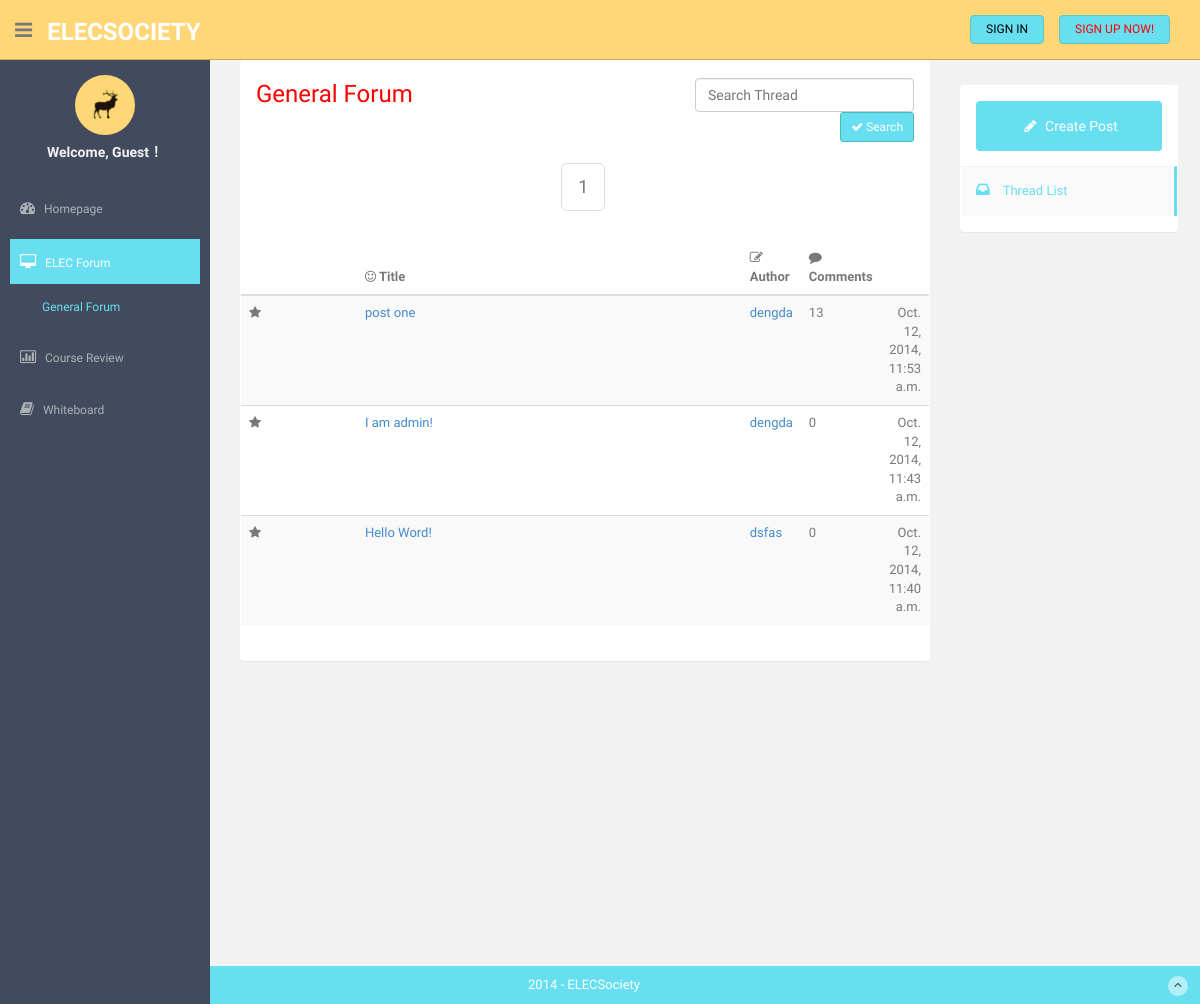
Page /general_thread_list/ on the committed database.
### forumapp/models.py (models this page shows, shortened)
class Thread(models.Model):
    is_intrash = models.BooleanField(default=False) # true or false
    title = models.CharField(max_length=50)
    replies = models.IntegerField(default=0)
    views = models.IntegerField(default=0)
    author = models.ForeignKey(User)
    category = models.ManyToManyField(Category, blank=True)
    like = models.IntegerField(default = 0) # .. same as facebook "like" counter
    content = models.TextField()
    lastpost = models.DateTimeField(auto_now=True)
    update_time = models.DateTimeField(auto_now=True)
    publish_time = models.DateTimeField(auto_now_add=True)
    def __unicode__(self):
        return u'%s %s %s' % (self.title, self.author, self.publish_time)

### forumapp/views.py (the view)
# urls.py: url(r'^general_thread_list/$',views.thread_list,name = 'thread_list'),
def thread_list(request):
    after_range_num = 5
    bevor_range_num = 4
    try:
        page = int(request.GET.get("page",1))
        print('page----->',page)
        if page < 1:
            page = 1
    except ValueError:
        page = 1
    info = Thread.objects.filter(is_intrash=False).order_by('-publish_time').all()
    paginator = Paginator(info,16)
    try:
        articleList = paginator.page(page)
    except(EmptyPage,InvalidPage,PageNotAnInteger):
        articleList = paginator.page(1)
    print('articleList---->',articleList.object_list)
    if page >= after_range_num:
        page_range = paginator.page_range[page-after_range_num:page+bevor_range_num]
    else:
        page_range = paginator.page_range[0:int(page)+bevor_range_num]
    return render_to_response("general_thread_list.html",locals(),context_instance=RequestContext(request))

### forumapp/templates/general_thread_list.html (shortened to what this page needs)
{% extends "forum_base.html" %}
 {% block sidebar %}
                  <li class="mt">
                      <a id="nav_homepage"  href="/">
                          <i class="fa fa-dashboard"></i>
                          <span>Homepage</span>
                      </a>
                  </li>
                  <li class="sub-menu">
                      <a href="javascript:;" class="active">
                          <i class="fa fa-desktop"></i>
                          <span>ELEC Forum</span>
                      </a>
                      <ul class="sub">
                          <li class="active"><a  href="/general_thread_list">General Forum</a></li>
                      </ul>
                  </li>
                  <li class="sub-menu">
                      <a href="javascript:;" >
                          <i class="fa fa-bar-chart-o"></i>
                          <span>Course Review</span>
                      </a>
                  </li>
                  <li class="sub-menu">
                      <a href="/whiteboard/" >
                          <i class="fa fa-book"></i>
                          <span>Whiteboard</span>
                      </a>
                  </li>
   {% endblock %}
 {% block threadlist %}
    <ul class="nav nav-pills nav-stacked mail-nav">
                            <li class="active"><a href="#"> <i class="fa fa-inbox"></i> Thread List  </a></li>
                           {% endblock %}
  {% block content %}
            <div class="col-sm-9">
                <section class="panel">
                    <header class="panel-heading wht-bg">
                       <h4 class="gen-case" style="color:red;">General Forum
                        <form  class="pull-right mail-src-position" action="/search/" role="form" method="GET" >
                            <div class="input-append">
                                <input type="text" class="form-control " placeholder="Search Thread" name="search">
                            </div>
                            <button class="pull-right btn btn-theme btn-sm" type="submit"><i class="fa fa-check"></i> Search</button>
                        </form>
                       </h4>
                    </header>
                    <div class="panel-body minimal">
                        <div class="mail-option">
                              <div style="text-align: center;">
                                <ul class="pagination pagination-lg">
                                {% for p in page_range %}
                                    {% ifequal p articleList.number %}
                                     <li class="disabled"><a href="#">{{p}}</a></li>
                                    {% else %}
                                        <li><a href="?page={{p}}" title="Page:{{p}}">{{p}}</a></li>
                                    {% endifequal %}
                                {% endfor %}
                            </ul>
                        </div>
                        </div>
                        <div class="table-inbox-wrap ">
                            <table class="table table-striped table-advance table-hover">
                              <thead>
                              <tr>
                                  <th></th>
                                  <th><i class="fa fa-smile-o" width = "100"></i> Title</th>
                                  <th><i class="fa fa-edit"></i> Author</th>
                                  <th><i class=" fa fa-comment"></i> Comments</th>
                                  <th></th>
                              </tr>
                              </thead>
                        <tbody>
{% if info %}
  {% for article in articleList.object_list %}
                            <tr class="unread">
                            <td class="inbox-small-cells" width="120"><i class="fa fa-star"></i></td>
                            <td class="view-message " width="400" ><a href="/general_thread_list/{{ article.id }}/">
                             {{ article.title }}</a></td>
                            <td ><a href="/profile/{{article.author.id}}">
                              {{ article.author }}</a></td>
                             <td>{{ article.replies }}</td>
                            <td class="view-message  text-right" >{{ article.lastpost }}</td>
                        </tr>
  {% endfor %}
{% else %}
  <p>Sorry, no posts.</p>
{% endif %}
                        </tbody>
                        </table>
                        </div>
                    </div>
                </section>
            </div>
  {% endblock %}

### forumapp/static/assets/css/style.css (style rules this page uses)
body { color: #797979; background: #f2f2f2; font-family: 'Ruda', sans-serif; padding: 0px !important; margin: 0px !important; font-size:13px; }
ul li { list-style: none; }
a, a:hover, a:focus { text-decoration: none; outline: none; }
.btn-theme { color: #fff; background-color: #68dff0; border-color: #48bcb4; }
.mt { margin-top: 25px; }
#sidebar ul li { position: relative; }
#sidebar .sub-menu > .sub li { padding-left: 32px; }
#sidebar .sub-menu > .sub li:last-child { padding-bottom: 10px; }
ul.sidebar-menu , ul.sidebar-menu li ul.sub { margin: -2px 0 0; padding: 0; }
#sidebar > ul > li > ul.sub { display: none; }
#sidebar > ul > li.active > ul.sub, #sidebar > ul > li > ul.sub > li > a { display: block; }
ul.sidebar-menu li ul.sub li { background: #424a5d; margin-bottom: 0; margin-left: 0; margin-right: 0; }
ul.sidebar-menu li ul.sub li:last-child { border-radius: 0 0 4px 4px; -webkit-border-radius: 0 0 4px 4px; }
ul.sidebar-menu li ul.sub li a { font-size: 12px; padding: 6px 0; line-height: 35px; height: 35px; -webkit-transition: all 0.3s ease; -moz-transition: all 0.3s ease; -o-transition: all 0.3s ease; -ms-transition: all 0.3s ease; transition: all 0.3s ease; color: #aeb2b7; }
ul.sidebar-menu li ul.sub li.active a { color: #68dff0; -webkit-transition: all 0.3s ease; -moz-transition: all 0.3s ease; -o-transition: all 0.3s ease; -ms-transition: all 0.3s ease; transition: all 0.3s ease; display: block; }
ul.sidebar-menu li { margin-bottom: 5px; margin-left:10px; margin-right:10px; }
ul.sidebar-menu li.sub-menu { line-height: 15px; }
ul.sidebar-menu li a span { display: inline-block; }
ul.sidebar-menu li a { color: #aeb2b7; text-decoration: none; display: block; padding: 15px 0 15px 10px; font-size: 12px; outline: none; -webkit-transition: all 0.3s ease; -moz-transition: all 0.3s ease; -o-transition: all 0.3s ease; -ms-transition: all 0.3s ease; transition: all 0.3s ease; }
ul.sidebar-menu li a.active, ul.sidebar-menu li a:hover, ul.sidebar-menu li a:focus { background: #68dff0; color: #fff; display: block; -webkit-transition: all 0.3s ease; -moz-transition: all 0.3s ease; -o-transition: all 0.3s ease; -ms-transition: all 0.3s ease; transition: all 0.3s ease; }
ul.sidebar-menu li a i { font-size: 15px; padding-right: 6px; }
ul.sidebar-menu li a.active i { color: #fff; }
.mail-nav { margin:15px -15px 0 -15px; }
.mail-nav li a { border-radius:0; -webkit-border-radius:0; border-top:1px solid #f2f3f6; padding:15px; border-right:3px solid rgba(0,0,0,0); color: #a2a2a2; }
.mail-nav>li.active>a,.mail-nav>li.active>a:hover,.mail-nav>li.active>a:focus { background:#fafafa; color:#68dff0; border-right:3px solid #68dff0; }
.mail-nav i { font-size:16px; margin-right:10px; }
.mail-src-position { margin-top:-3px; }
.wht-bg { background:#fff; }
.wht-bg h4 { font-size:24px; color:#a2a2a2; font-weight:300; }
.table-inbox-wrap { margin:0 -15px; }
.pagination li a { color: #32323a; }
.mail-option { display:inline-block; margin-bottom:10px; width:100%; }

### rows in the picture
Thread: title "post one", author "dengda", replies "13", lastpost "Oct. 12, 2014, 11:53 a.m."
Thread: title "I am admin!", author "dengda", replies "0", lastpost "Oct. 12, 2014, 11:43 a.m."
Thread: title "Hello Word!", author "dsfas", replies "0", lastpost "Oct. 12, 2014, 11:40 a.m."

### other values in the picture
{{ p }} "1"
